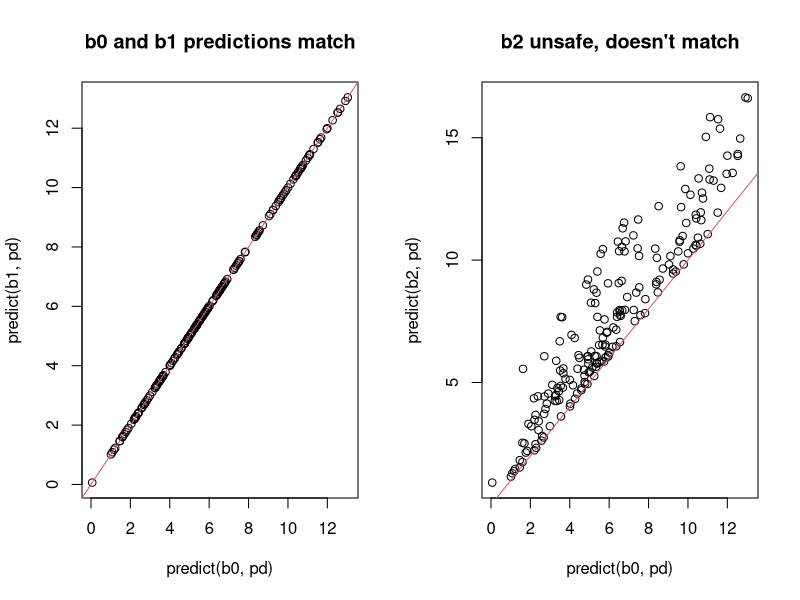
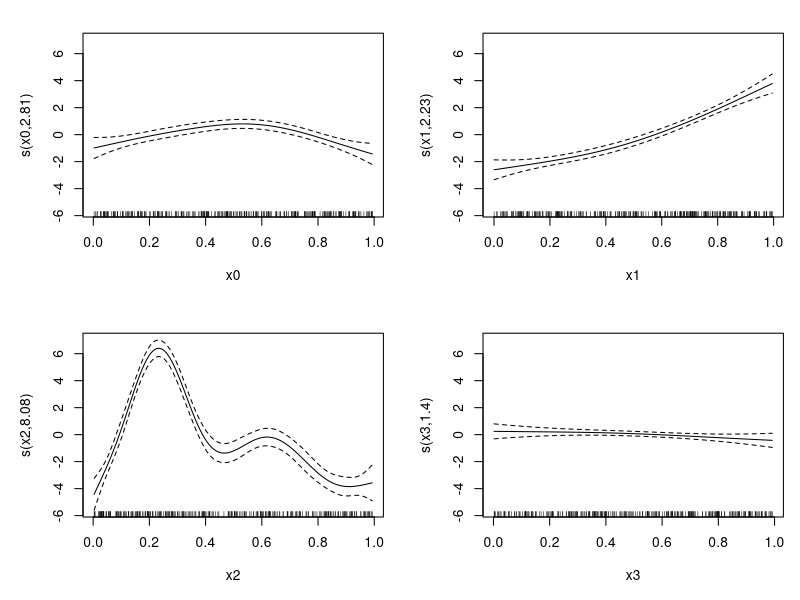
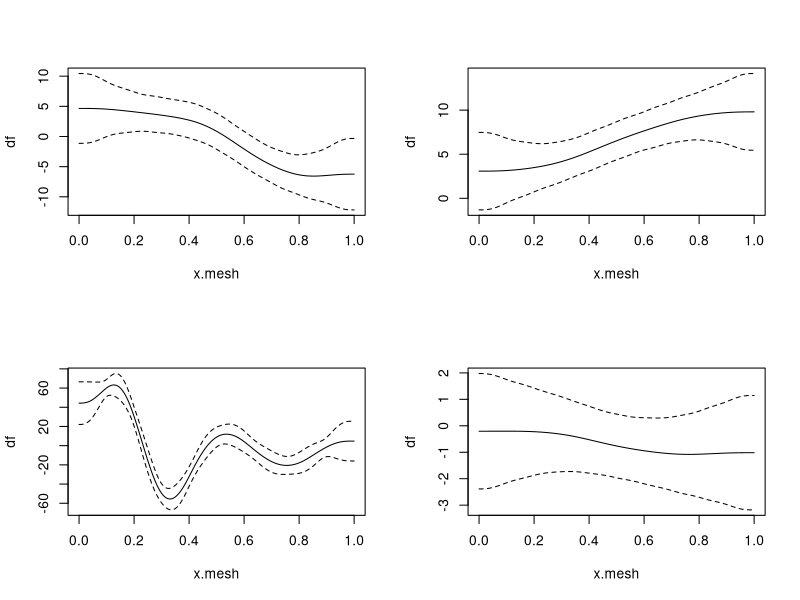

Reproduce these figures in R, in order.
library(mgcv)


### Name: predict.gam
### Title: Prediction from fitted GAM model
### Aliases: predict.gam
### Keywords: models smooth regression

### ** Examples

library(mgcv)
n<-200
sig <- 2
dat <- gamSim(1,n=n,scale=sig)

b<-gam(y~s(x0)+s(I(x1^2))+s(x2)+offset(x3),data=dat)

newd <- data.frame(x0=(0:30)/30,x1=(0:30)/30,x2=(0:30)/30,x3=(0:30)/30)
pred <- predict.gam(b,newd)
pred0 <- predict(b,newd,exclude="s(x0)") ## prediction excluding a term

#############################################
## difference between "terms" and "iterms"
#############################################
nd2 <- data.frame(x0=c(.25,.5),x1=c(.25,.5),x2=c(.25,.5),x3=c(.25,.5))
predict(b,nd2,type="terms",se=TRUE)
predict(b,nd2,type="iterms",se=TRUE)

#########################################################
## now get variance of sum of predictions using lpmatrix
#########################################################

Xp <- predict(b,newd,type="lpmatrix") 

## Xp %*% coef(b) yields vector of predictions

a <- rep(1,31)
Xs <- t(a) %*% Xp ## Xs %*% coef(b) gives sum of predictions
var.sum <- Xs %*% b$Vp %*% t(Xs)


#############################################################
## Now get the variance of non-linear function of predictions
## by simulation from posterior distribution of the params
#############################################################

rmvn <- function(n,mu,sig) { ## MVN random deviates
  L <- mroot(sig);m <- ncol(L);
  t(mu + L%*%matrix(rnorm(m*n),m,n)) 
}

br <- rmvn(1000,coef(b),b$Vp) ## 1000 replicate param. vectors
res <- rep(0,1000)
for (i in 1:1000)
{ pr <- Xp %*% br[i,] ## replicate predictions
  res[i] <- sum(log(abs(pr))) ## example non-linear function
}
mean(res);var(res)

## loop is replace-able by following .... 

res <- colSums(log(abs(Xp %*% t(br))))



##################################################################
## The following shows how to use use an "lpmatrix" as a lookup 
## table for approximate prediction. The idea is to create 
## approximate prediction matrix rows by appropriate linear 
## interpolation of an existing prediction matrix. The additivity 
## of a GAM makes this possible. 
## There is no reason to ever do this in R, but the following 
## code provides a useful template for predicting from a fitted 
## gam *outside* R: all that is needed is the coefficient vector 
## and the prediction matrix. Use larger `Xp'/ smaller `dx' and/or 
## higher order interpolation for higher accuracy.  
###################################################################

xn <- c(.341,.122,.476,.981) ## want prediction at these values
x0 <- 1         ## intercept column
dx <- 1/30      ## covariate spacing in `newd'
for (j in 0:2) { ## loop through smooth terms
  cols <- 1+j*9 +1:9      ## relevant cols of Xp
  i <- floor(xn[j+1]*30)  ## find relevant rows of Xp
  w1 <- (xn[j+1]-i*dx)/dx ## interpolation weights
  ## find approx. predict matrix row portion, by interpolation
  x0 <- c(x0,Xp[i+2,cols]*w1 + Xp[i+1,cols]*(1-w1))
}
dim(x0)<-c(1,28) 
fv <- x0%*%coef(b) + xn[4];fv    ## evaluate and add offset
se <- sqrt(x0%*%b$Vp%*%t(x0));se ## get standard error
## compare to normal prediction
predict(b,newdata=data.frame(x0=xn[1],x1=xn[2],
        x2=xn[3],x3=xn[4]),se=TRUE)

##################################################################
# illustration of unsafe scale dependent transforms in smooths....
##################################################################

b0 <- gam(y~s(x0)+s(x1)+s(x2)+x3,data=dat) ## safe
b1 <- gam(y~s(x0)+s(I(x1/2))+s(x2)+scale(x3),data=dat) ## safe
b2 <- gam(y~s(x0)+s(scale(x1))+s(x2)+scale(x3),data=dat) ## unsafe
pd <- dat; pd$x1 <- pd$x1/2; pd$x3 <- pd$x3/2
par(mfrow=c(1,2))
plot(predict(b0,pd),predict(b1,pd),main="b0 and b1 predictions match")
abline(0,1,col=2)
plot(predict(b0,pd),predict(b2,pd),main="b2 unsafe, doesn't match")
abline(0,1,col=2)


####################################################################
## Differentiating the smooths in a model (with CIs for derivatives)
####################################################################

## simulate data and fit model...
dat <- gamSim(1,n=300,scale=sig)
b<-gam(y~s(x0)+s(x1)+s(x2)+s(x3),data=dat)
plot(b,pages=1)

## now evaluate derivatives of smooths with associated standard 
## errors, by finite differencing...
x.mesh <- seq(0,1,length=200) ## where to evaluate derivatives
newd <- data.frame(x0 = x.mesh,x1 = x.mesh, x2=x.mesh,x3=x.mesh)
X0 <- predict(b,newd,type="lpmatrix") 

eps <- 1e-7 ## finite difference interval
x.mesh <- x.mesh + eps ## shift the evaluation mesh
newd <- data.frame(x0 = x.mesh,x1 = x.mesh, x2=x.mesh,x3=x.mesh)
X1 <- predict(b,newd,type="lpmatrix")

Xp <- (X1-X0)/eps ## maps coefficients to (fd approx.) derivatives
colnames(Xp)      ## can check which cols relate to which smooth

par(mfrow=c(2,2))
for (i in 1:4) {  ## plot derivatives and corresponding CIs
  Xi <- Xp*0 
  Xi[,(i-1)*9+1:9+1] <- Xp[,(i-1)*9+1:9+1] ## Xi%*%coef(b) = smooth deriv i
  df <- Xi%*%coef(b)              ## ith smooth derivative 
  df.sd <- rowSums(Xi%*%b$Vp*Xi)^.5 ## cheap diag(Xi%*%b$Vp%*%t(Xi))^.5
  plot(x.mesh,df,type="l",ylim=range(c(df+2*df.sd,df-2*df.sd)))
  lines(x.mesh,df+2*df.sd,lty=2);lines(x.mesh,df-2*df.sd,lty=2)
}
